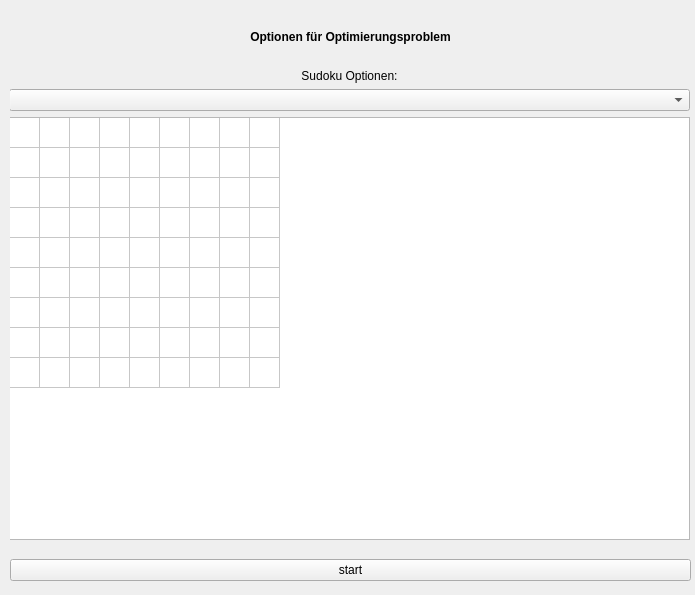
<?xml version="1.0" encoding="UTF-8"?>
<ui version="4.0">
 <class>MainWindow</class>
 <widget class="QMainWindow" name="MainWindow">
  <property name="geometry">
   <rect>
    <x>0</x>
    <y>0</y>
    <width>695</width>
    <height>595</height>
   </rect>
  </property>
  <property name="windowTitle">
   <string>Jufo Qubo</string>
  </property>
  <widget class="QWidget" name="centralwidget">
   <widget class="QWidget" name="verticalLayoutWidget_10">
    <property name="geometry">
     <rect>
      <x>10</x>
      <y>10</y>
      <width>681</width>
      <height>581</height>
     </rect>
    </property>
    <layout class="QVBoxLayout" name="verticalLayout_4">
     <item>
      <widget class="QStackedWidget" name="stackedWidget">
       <property name="acceptDrops">
        <bool>false</bool>
       </property>
       <property name="autoFillBackground">
        <bool>false</bool>
       </property>
       <property name="currentIndex">
        <number>5</number>
       </property>
       <widget class="QWidget" name="page_1">
        <widget class="QWidget" name="verticalLayoutWidget">
         <property name="geometry">
          <rect>
           <x>-1</x>
           <y>19</y>
           <width>681</width>
           <height>551</height>
          </rect>
         </property>
         <layout class="QVBoxLayout" name="verticalLayout_side1">
          <item>
           <widget class="QLabel" name="infos_label_1_side_1">
            <property name="acceptDrops">
             <bool>false</bool>
            </property>
            <property name="text">
             <string>Mit diesem Programm kann man Optimierungsprobleme graphisch an den Quantencomputer senden</string>
            </property>
            <property name="wordWrap">
             <bool>true</bool>
            </property>
           </widget>
          </item>
          <item>
           <widget class="QLabel" name="infos_label_2_side_1">
            <property name="text">
             <string>Copyright: Jonthan Treffler , Jakov D. Wallbrecher , Paul Schappert , 2019</string>
            </property>
            <property name="scaledContents">
             <bool>false</bool>
            </property>
            <property name="alignment">
             <set>Qt::AlignBottom|Qt::AlignRight|Qt::AlignTrailing</set>
            </property>
            <property name="wordWrap">
             <bool>true</bool>
            </property>
           </widget>
          </item>
          <item>
           <spacer name="verticalSpacer_side_1">
            <property name="orientation">
             <enum>Qt::Vertical</enum>
            </property>
            <property name="sizeHint" stdset="0">
             <size>
              <width>20</width>
              <height>40</height>
             </size>
            </property>
           </spacer>
          </item>
          <item>
           <widget class="QPushButton" name="next_button_side_1">
            <property name="text">
             <string>weiter</string>
            </property>
           </widget>
          </item>
         </layout>
        </widget>
       </widget>
       <widget class="QWidget" name="page_2">
        <widget class="QWidget" name="verticalLayoutWidget_2">
         <property name="geometry">
          <rect>
           <x>-1</x>
           <y>19</y>
           <width>681</width>
           <height>551</height>
          </rect>
         </property>
         <layout class="QVBoxLayout" name="verticalLayout_side_2">
          <item>
           <widget class="QLabel" name="infos_label_1_side_2">
            <property name="text">
             <string>Folgendes wird als nächstes ausgeführt:</string>
            </property>
           </widget>
          </item>
          <item>
           <widget class="QLabel" name="infos_label_2_side_2">
            <property name="text">
             <string>1. Hamiltonian generieren</string>
            </property>
           </widget>
          </item>
          <item>
           <widget class="QLabel" name="infos_label_3_side_2">
            <property name="text">
             <string>2. Hamiltonian in Chimera Graph umformen</string>
            </property>
           </widget>
          </item>
          <item>
           <widget class="QLabel" name="infos_label_4_side_2">
            <property name="text">
             <string>3. Senden der Daten über das Internet zum Quantencomputer in Kanada</string>
            </property>
           </widget>
          </item>
          <item>
           <widget class="QLabel" name="infos_label_5_side_2">
            <property name="text">
             <string>4. Ergebnisse zurück übertragen und auswerten</string>
            </property>
           </widget>
          </item>
          <item>
           <spacer name="verticalSpacer_side_2">
            <property name="orientation">
             <enum>Qt::Vertical</enum>
            </property>
            <property name="sizeHint" stdset="0">
             <size>
              <width>20</width>
              <height>40</height>
             </size>
            </property>
           </spacer>
          </item>
          <item>
           <widget class="QPushButton" name="next_button_side_2">
            <property name="text">
             <string>weiter</string>
            </property>
           </widget>
          </item>
         </layout>
        </widget>
       </widget>
       <widget class="QWidget" name="page_3">
        <widget class="QWidget" name="verticalLayoutWidget_3">
         <property name="geometry">
          <rect>
           <x>-1</x>
           <y>19</y>
           <width>681</width>
           <height>551</height>
          </rect>
         </property>
         <layout class="QVBoxLayout" name="verticalLayout_side_3">
          <item>
           <widget class="QLabel" name="headline_side_3">
            <property name="font">
             <font>
              <weight>75</weight>
              <bold>true</bold>
             </font>
            </property>
            <property name="text">
             <string>Solver auswählen</string>
            </property>
            <property name="alignment">
             <set>Qt::AlignHCenter|Qt::AlignTop</set>
            </property>
           </widget>
          </item>
          <item>
           <widget class="QComboBox" name="solver_select"/>
          </item>
          <item>
           <spacer name="verticalSpacer_side_3">
            <property name="orientation">
             <enum>Qt::Vertical</enum>
            </property>
            <property name="sizeHint" stdset="0">
             <size>
              <width>20</width>
              <height>40</height>
             </size>
            </property>
           </spacer>
          </item>
          <item>
           <widget class="QPushButton" name="next_button_side_3">
            <property name="text">
             <string>weiter</string>
            </property>
           </widget>
          </item>
         </layout>
        </widget>
       </widget>
       <widget class="QWidget" name="page_4">
        <widget class="QWidget" name="verticalLayoutWidget_9">
         <property name="geometry">
          <rect>
           <x>-1</x>
           <y>19</y>
           <width>681</width>
           <height>551</height>
          </rect>
         </property>
         <layout class="QVBoxLayout" name="verticalLayout">
          <item>
           <widget class="QLabel" name="headline_side_4">
            <property name="font">
             <font>
              <weight>75</weight>
              <bold>true</bold>
             </font>
            </property>
            <property name="text">
             <string>Solver Parameter</string>
            </property>
            <property name="alignment">
             <set>Qt::AlignCenter</set>
            </property>
           </widget>
          </item>
          <item>
           <widget class="QLabel" name="runs_headline">
            <property name="text">
             <string>Runs</string>
            </property>
           </widget>
          </item>
          <item>
           <widget class="QSlider" name="runs_slider">
            <property name="minimum">
             <number>1000</number>
            </property>
            <property name="maximum">
             <number>10000</number>
            </property>
            <property name="orientation">
             <enum>Qt::Horizontal</enum>
            </property>
           </widget>
          </item>
          <item>
           <layout class="QHBoxLayout" name="horizontalLayout_runs">
            <item>
             <widget class="QLabel" name="runs_min_label">
              <property name="text">
               <string>1000</string>
              </property>
             </widget>
            </item>
            <item>
             <widget class="QLabel" name="runs_label">
              <property name="font">
               <font>
                <weight>75</weight>
                <bold>true</bold>
               </font>
              </property>
              <property name="text">
               <string>0</string>
              </property>
              <property name="alignment">
               <set>Qt::AlignCenter</set>
              </property>
             </widget>
            </item>
            <item>
             <widget class="QLabel" name="runs_max_label">
              <property name="text">
               <string>10000</string>
              </property>
              <property name="alignment">
               <set>Qt::AlignRight|Qt::AlignTrailing|Qt::AlignVCenter</set>
              </property>
             </widget>
            </item>
           </layout>
          </item>
          <item>
           <widget class="QLabel" name="annealing_time_headline">
            <property name="text">
             <string>Annealing Time</string>
            </property>
           </widget>
          </item>
          <item>
           <widget class="QSlider" name="annealing_time_slider">
            <property name="minimum">
             <number>20</number>
            </property>
            <property name="maximum">
             <number>80</number>
            </property>
            <property name="orientation">
             <enum>Qt::Horizontal</enum>
            </property>
           </widget>
          </item>
          <item>
           <layout class="QHBoxLayout" name="horizontalLayout_3">
            <item>
             <widget class="QLabel" name="annealing_time_min">
              <property name="text">
               <string>20</string>
              </property>
             </widget>
            </item>
            <item>
             <widget class="QLabel" name="annealing_time_label">
              <property name="font">
               <font>
                <weight>75</weight>
                <bold>true</bold>
               </font>
              </property>
              <property name="text">
               <string>0</string>
              </property>
              <property name="alignment">
               <set>Qt::AlignCenter</set>
              </property>
             </widget>
            </item>
            <item>
             <widget class="QLabel" name="annealing_time_max">
              <property name="text">
               <string>80</string>
              </property>
              <property name="alignment">
               <set>Qt::AlignRight|Qt::AlignTrailing|Qt::AlignVCenter</set>
              </property>
             </widget>
            </item>
           </layout>
          </item>
          <item>
           <widget class="QLabel" name="chain_strength_headline">
            <property name="text">
             <string>Chain Strength</string>
            </property>
           </widget>
          </item>
          <item>
           <widget class="QSlider" name="chain_strength_slider">
            <property name="minimum">
             <number>1</number>
            </property>
            <property name="maximum">
             <number>25</number>
            </property>
            <property name="value">
             <number>1</number>
            </property>
            <property name="orientation">
             <enum>Qt::Horizontal</enum>
            </property>
           </widget>
          </item>
          <item>
           <layout class="QHBoxLayout" name="horizontalLayout">
            <item>
             <widget class="QLabel" name="chain_strength_min">
              <property name="text">
               <string>1</string>
              </property>
             </widget>
            </item>
            <item>
             <widget class="QLabel" name="chain_strength_label">
              <property name="font">
               <font>
                <weight>75</weight>
                <bold>true</bold>
               </font>
              </property>
              <property name="text">
               <string>0</string>
              </property>
              <property name="alignment">
               <set>Qt::AlignCenter</set>
              </property>
             </widget>
            </item>
            <item>
             <widget class="QLabel" name="chain_strength_max">
              <property name="text">
               <string>25</string>
              </property>
              <property name="alignment">
               <set>Qt::AlignRight|Qt::AlignTrailing|Qt::AlignVCenter</set>
              </property>
             </widget>
            </item>
           </layout>
          </item>
          <item>
           <spacer name="verticalSpacer">
            <property name="orientation">
             <enum>Qt::Vertical</enum>
            </property>
            <property name="sizeHint" stdset="0">
             <size>
              <width>20</width>
              <height>40</height>
             </size>
            </property>
           </spacer>
          </item>
          <item>
           <widget class="QPushButton" name="next_button_side_4">
            <property name="text">
             <string>weiter</string>
            </property>
           </widget>
          </item>
         </layout>
        </widget>
       </widget>
       <widget class="QWidget" name="page_5">
        <widget class="QWidget" name="verticalLayoutWidget_4">
         <property name="geometry">
          <rect>
           <x>-1</x>
           <y>19</y>
           <width>681</width>
           <height>551</height>
          </rect>
         </property>
         <layout class="QVBoxLayout" name="verticalLayout_side_5">
          <item>
           <widget class="QLabel" name="headline_side_5">
            <property name="font">
             <font>
              <weight>75</weight>
              <bold>true</bold>
             </font>
            </property>
            <property name="text">
             <string>Optimierungsproblem auswählen</string>
            </property>
            <property name="alignment">
             <set>Qt::AlignHCenter|Qt::AlignTop</set>
            </property>
           </widget>
          </item>
          <item>
           <widget class="QComboBox" name="problem_select"/>
          </item>
          <item>
           <spacer name="verticalSpacer_side_5">
            <property name="orientation">
             <enum>Qt::Vertical</enum>
            </property>
            <property name="sizeHint" stdset="0">
             <size>
              <width>20</width>
              <height>40</height>
             </size>
            </property>
           </spacer>
          </item>
          <item>
           <widget class="QPushButton" name="next_button_side_5">
            <property name="text">
             <string>weiter</string>
            </property>
           </widget>
          </item>
         </layout>
        </widget>
       </widget>
       <widget class="QWidget" name="page_6">
        <widget class="QWidget" name="verticalLayoutWidget_5">
         <property name="geometry">
          <rect>
           <x>0</x>
           <y>20</y>
           <width>681</width>
           <height>551</height>
          </rect>
         </property>
         <layout class="QVBoxLayout" name="verticalLayout_side_6">
          <property name="bottomMargin">
           <number>0</number>
          </property>
          <item>
           <widget class="QLabel" name="headline_side_6">
            <property name="font">
             <font>
              <weight>75</weight>
              <bold>true</bold>
             </font>
            </property>
            <property name="text">
             <string>Optionen für Optimierungsproblem</string>
            </property>
            <property name="alignment">
             <set>Qt::AlignHCenter|Qt::AlignTop</set>
            </property>
           </widget>
          </item>
          <item>
           <widget class="QStackedWidget" name="stackedWidget_2">
            <property name="currentIndex">
             <number>2</number>
            </property>
            <widget class="QWidget" name="n_queens_options_side">
             <widget class="QWidget" name="verticalLayoutWidget_6">
              <property name="geometry">
               <rect>
                <x>-1</x>
                <y>9</y>
                <width>681</width>
                <height>481</height>
               </rect>
              </property>
              <layout class="QVBoxLayout" name="verticalLayout_options_side_0">
               <item>
                <widget class="QLabel" name="n_queens_options_headline">
                 <property name="text">
                  <string>N-Damen Optionen:</string>
                 </property>
                 <property name="alignment">
                  <set>Qt::AlignCenter</set>
                 </property>
                </widget>
               </item>
               <item>
                <widget class="QComboBox" name="n_queens_n_select"/>
               </item>
               <item>
                <spacer name="n_queens_options_spacer">
                 <property name="orientation">
                  <enum>Qt::Vertical</enum>
                 </property>
                 <property name="sizeHint" stdset="0">
                  <size>
                   <width>20</width>
                   <height>40</height>
                  </size>
                 </property>
                </spacer>
               </item>
              </layout>
             </widget>
            </widget>
            <widget class="QWidget" name="knights_tour_options_side">
             <widget class="QWidget" name="verticalLayoutWidget_11">
              <property name="geometry">
               <rect>
                <x>-1</x>
                <y>19</y>
                <width>681</width>
                <height>471</height>
               </rect>
              </property>
              <layout class="QVBoxLayout" name="verticalLayout_5">
               <item>
                <widget class="QLabel" name="knights_tour_options_headline">
                 <property name="text">
                  <string>Knights Tour Optionen:</string>
                 </property>
                 <property name="alignment">
                  <set>Qt::AlignCenter</set>
                 </property>
                </widget>
               </item>
               <item>
                <widget class="QLabel" name="knights_tour_no_options_label">
                 <property name="font">
                  <font>
                   <italic>true</italic>
                  </font>
                 </property>
                 <property name="text">
                  <string>keine Einstellungen benötigt</string>
                 </property>
                </widget>
               </item>
               <item>
                <spacer name="knights_tour_options_spacer">
                 <property name="orientation">
                  <enum>Qt::Vertical</enum>
                 </property>
                 <property name="sizeHint" stdset="0">
                  <size>
                   <width>20</width>
                   <height>40</height>
                  </size>
                 </property>
                </spacer>
               </item>
              </layout>
             </widget>
            </widget>
            <widget class="QWidget" name="sudoku_options_side">
             <widget class="QWidget" name="verticalLayoutWidget_7">
              <property name="geometry">
               <rect>
                <x>-1</x>
                <y>19</y>
                <width>681</width>
                <height>471</height>
               </rect>
              </property>
              <layout class="QVBoxLayout" name="verticalLayout_options_side_2">
               <item>
                <widget class="QLabel" name="sudoku_options_headline">
                 <property name="text">
                  <string>Sudoku Optionen:</string>
                 </property>
                 <property name="alignment">
                  <set>Qt::AlignCenter</set>
                 </property>
                </widget>
               </item>
               <item>
                <widget class="QComboBox" name="sudoku_n_select"/>
               </item>
               <item>
                <widget class="QTableWidget" name="sudoku_options_table">
                 <property name="rowCount">
                  <number>9</number>
                 </property>
                 <property name="columnCount">
                  <number>9</number>
                 </property>
                 <attribute name="horizontalHeaderVisible">
                  <bool>false</bool>
                 </attribute>
                 <attribute name="horizontalHeaderDefaultSectionSize">
                  <number>30</number>
                 </attribute>
                 <attribute name="verticalHeaderVisible">
                  <bool>false</bool>
                 </attribute>
                 <attribute name="verticalHeaderHighlightSections">
                  <bool>true</bool>
                 </attribute>
                 <row/>
                 <row/>
                 <row/>
                 <row/>
                 <row/>
                 <row/>
                 <row/>
                 <row/>
                 <row/>
                 <column/>
                 <column/>
                 <column/>
                 <column/>
                 <column/>
                 <column/>
                 <column/>
                 <column/>
                 <column/>
                </widget>
               </item>
              </layout>
             </widget>
            </widget>
            <widget class="QWidget" name="amazone_options_side">
             <widget class="QWidget" name="verticalLayoutWidget_12">
              <property name="geometry">
               <rect>
                <x>-1</x>
                <y>9</y>
                <width>681</width>
                <height>481</height>
               </rect>
              </property>
              <layout class="QVBoxLayout" name="verticalLayout_6">
               <item>
                <widget class="QLabel" name="amazone_options_headline">
                 <property name="text">
                  <string>Amazone Optionen:</string>
                 </property>
                </widget>
               </item>
               <item>
                <widget class="QComboBox" name="amazone_n_select"/>
               </item>
               <item>
                <spacer name="amazone_options_spacer">
                 <property name="orientation">
                  <enum>Qt::Vertical</enum>
                 </property>
                 <property name="sizeHint" stdset="0">
                  <size>
                   <width>20</width>
                   <height>40</height>
                  </size>
                 </property>
                </spacer>
               </item>
              </layout>
             </widget>
            </widget>
           </widget>
          </item>
          <item>
           <widget class="QPushButton" name="next_button_side_6">
            <property name="text">
             <string>start</string>
            </property>
           </widget>
          </item>
         </layout>
        </widget>
       </widget>
       <widget class="QWidget" name="page_7">
        <widget class="QWidget" name="verticalLayoutWidget_8">
         <property name="geometry">
          <rect>
           <x>-1</x>
           <y>19</y>
           <width>681</width>
           <height>551</height>
          </rect>
         </property>
         <layout class="QVBoxLayout" name="verticalLayout_side_7">
          <item>
           <widget class="QLabel" name="headline_side7">
            <property name="font">
             <font>
              <weight>75</weight>
              <bold>true</bold>
             </font>
            </property>
            <property name="text">
             <string>Ergebnisse</string>
            </property>
            <property name="alignment">
             <set>Qt::AlignCenter</set>
            </property>
           </widget>
          </item>
          <item>
           <widget class="QLabel" name="result_energy">
            <property name="text">
             <string>Energie:</string>
            </property>
           </widget>
          </item>
          <item>
           <widget class="QLabel" name="result_best_energy">
            <property name="text">
             <string>Beste Energie:</string>
            </property>
           </widget>
          </item>
          <item>
           <widget class="QLabel" name="number_same_results">
            <property name="text">
             <string>Anzahl gleicher Ergebnisse:</string>
            </property>
           </widget>
          </item>
          <item>
           <widget class="QLabel" name="result_requests">
            <property name="text">
             <string>Requests: </string>
            </property>
           </widget>
          </item>
          <item>
           <widget class="QLabel" name="request_duration">
            <property name="text">
             <string>Dauer: </string>
            </property>
           </widget>
          </item>
          <item>
           <widget class="QTableWidget" name="results_table">
            <property name="editTriggers">
             <set>QAbstractItemView::NoEditTriggers</set>
            </property>
            <property name="tabKeyNavigation">
             <bool>false</bool>
            </property>
            <property name="showDropIndicator" stdset="0">
             <bool>false</bool>
            </property>
            <property name="dragDropOverwriteMode">
             <bool>false</bool>
            </property>
            <attribute name="horizontalHeaderVisible">
             <bool>false</bool>
            </attribute>
            <attribute name="horizontalHeaderDefaultSectionSize">
             <number>30</number>
            </attribute>
            <attribute name="verticalHeaderVisible">
             <bool>false</bool>
            </attribute>
           </widget>
          </item>
          <item>
           <widget class="QPushButton" name="request_save_to_file">
            <property name="text">
             <string>Alle Ergebnisse in Datei speichern</string>
            </property>
           </widget>
          </item>
          <item>
           <widget class="QPushButton" name="next_button_side_7">
            <property name="text">
             <string>zum Start</string>
            </property>
           </widget>
          </item>
         </layout>
        </widget>
       </widget>
      </widget>
     </item>
    </layout>
   </widget>
  </widget>
 </widget>
 <resources/>
 <connections/>
</ui>
